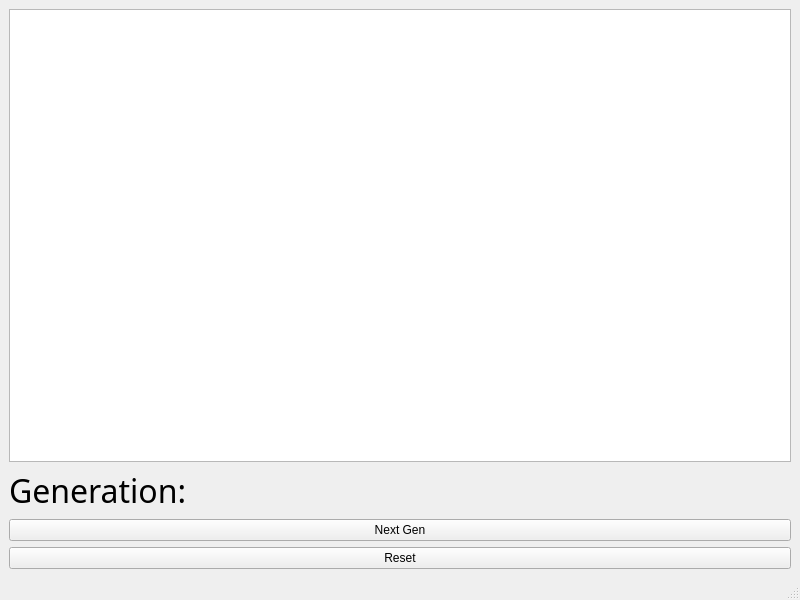
<?xml version="1.0" encoding="UTF-8"?>
<ui version="4.0">
 <class>MainWindow</class>
 <widget class="QMainWindow" name="MainWindow">
  <property name="geometry">
   <rect>
    <x>0</x>
    <y>0</y>
    <width>800</width>
    <height>600</height>
   </rect>
  </property>
  <property name="windowTitle">
   <string>MainWindow</string>
  </property>
  <widget class="QWidget" name="centralwidget">
   <layout class="QVBoxLayout" name="verticalLayout">
    <item>
     <widget class="QGraphicsView" name="graphicsView"/>
    </item>
    <item>
     <widget class="QLabel" name="genCount">
      <property name="font">
       <font>
        <family>Old English Text MT</family>
        <pointsize>24</pointsize>
       </font>
      </property>
      <property name="text">
       <string>Generation:</string>
      </property>
     </widget>
    </item>
    <item>
     <widget class="QPushButton" name="Start">
      <property name="text">
       <string>Next Gen</string>
      </property>
     </widget>
    </item>
    <item>
     <widget class="QPushButton" name="Reset">
      <property name="text">
       <string>Reset</string>
      </property>
     </widget>
    </item>
   </layout>
  </widget>
  <widget class="QMenuBar" name="menubar">
   <property name="geometry">
    <rect>
     <x>0</x>
     <y>0</y>
     <width>800</width>
     <height>21</height>
    </rect>
   </property>
  </widget>
  <widget class="QStatusBar" name="statusbar"/>
 </widget>
 <resources/>
 <connections/>
</ui>
